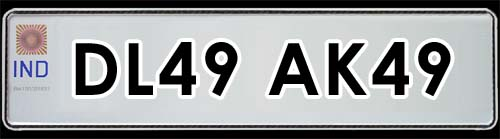
#> input picture 2.Prediction/test (5).jpg, 500 x 139 px
$ python PlateRecognize.py
#> lines starting #> are read from the running program, lines starting #| are printed output that depends on the picture; after the words box and inside, x2 and y2 are one past the last pixel; in counts of white or black regions, pixels touching at a corner belong together
import numpy as np
import cv2
import  imutils
import pytesseract
from PIL import Image
# Read the image file
pytesseract.pytesseract.tesseract_cmd = r'C:\Program Files\Tesseract-OCR\tesseract.exe'
a = str(input('Enter File Name: '))
#> the answer given: test (5).jpg
image = cv2.imread(a)
#> image is the input picture: shape (139, 500, 3); mean B, G, R 154.6, 153.5, 151.8

# Resize the image - change width to 500
image = imutils.resize(image, width=500)

# Display the original image
cv2.imshow("Original Image", image)

# RGB to Gray scale conversion
gray = cv2.cvtColor(image, cv2.COLOR_BGR2GRAY)
cv2.imshow("1 - Grayscale Conversion", gray)

# Noise removal with iterative bilateral filter(removes noise while preserving edges)
gray = cv2.bilateralFilter(gray, 11, 17, 17)
cv2.imshow("2 - Bilateral Filter", gray)

# Find Edges of the grayscale image
edged = cv2.Canny(gray, 170, 200)
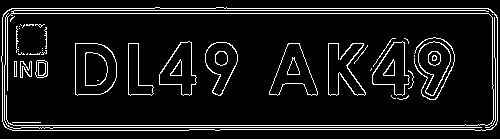
#> edged: shape (139, 500); 8.8% white in thin lines or dots, all inside (x1, y1, x2, y2) = (1, 7, 498, 131)
cv2.imshow("3 - Canny Edges", edged)

# Find contours based on Edges
(cnts, _) = cv2.findContours(edged.copy(), cv2.RETR_LIST, cv2.CHAIN_APPROX_SIMPLE)
#> cnts = 70 contours, 33 with area under 20; largest, box (x1, y1, x2, y2) and area: (1, 7, 498, 131) 60004, (1, 7, 498, 131) 59985, (75, 43, 117, 96) 1894, (75, 43, 117, 96) 1874, (269, 43, 318, 96) 1272
cnts=sorted(cnts, key = cv2.contourArea, reverse = True)[:30] #sort contours based on their area keeping minimum required area as '30' (anything smaller than this will not be considered)
#> cnts = 30 contours; largest, box (x1, y1, x2, y2) and area: (1, 7, 498, 131) 60004, (1, 7, 498, 131) 59985, (75, 43, 117, 96) 1894, (75, 43, 117, 96) 1874, (269, 43, 318, 96) 1272
NumberPlateCnt = None #we currently have no Number plate contour

# loop over our contours to find the best possible approximate contour of number plate
count = 0
for c in cnts:
        peri = cv2.arcLength(c, True)
        approx = cv2.approxPolyDP(c, 0.02 * peri, True)
        if len(approx) == 4:  # Select the contour with 4 corners
            NumberPlateCnt = approx #This is our approx Number Plate Contour
            break
#> this loop made 1 pass
#> (peri, NumberPlateCnt) on pass 1: (1223.4, [[2, 17], [12, 130], [497, 121], [488, 8]])


# Drawing the selected contour on the original image
print(NumberPlateCnt)
#| [[[  2  17]]
#|  [[ 12 130]]
#|  [[497 121]]
#|  [[488   8]]]
#cv2.drawContours(image, [NumberPlateCnt], -1, (0,255,0), 3)
x, y, width, height = cv2.boundingRect(NumberPlateCnt)
#> x = 2; y = 8; width = 496; height = 123
roi = image[y:y+height, x:x+width]
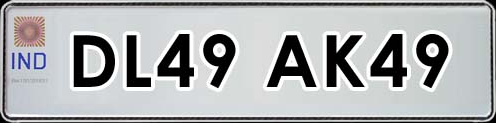
#> roi: shape (123, 496, 3); mean B, G, R 175.6, 174.3, 172.3
#cv2.imshow("Final Image With Number Plate Detected", image)
cv2.imwrite("roi.png", roi)
cv2.imshow("Final Image Of Number Plate Detected", roi)
print("Licence Plate Number From Image is :",end=" ")
print(pytesseract.image_to_string(Image.open('roi.png')))
#> (this line was passed over: pytesseract is not available in this run)
cv2.waitKey(0) #Wait for user input before closing the images displayed
